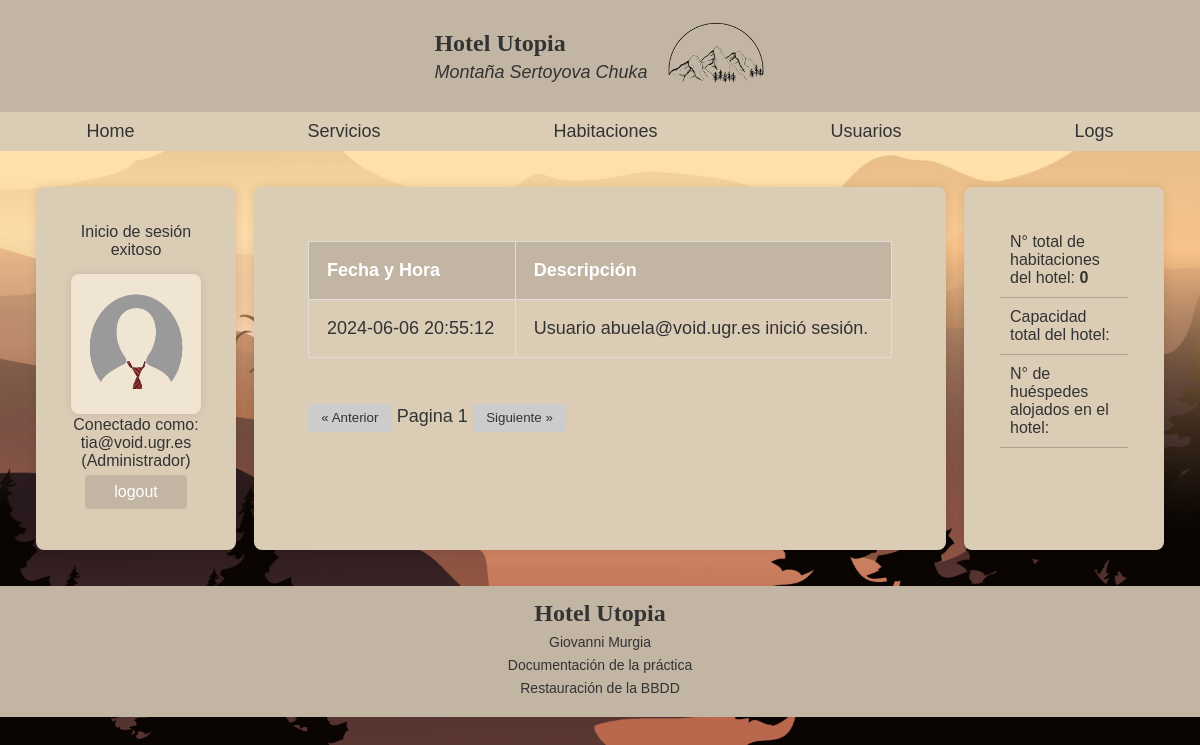
The page /index.php?page=logs (signed in) on the database its author committed.
### tables this page shows
CREATE TABLE `logs` (
  `id` int NOT NULL AUTO_INCREMENT,
  `fecha` timestamp NULL DEFAULT CURRENT_TIMESTAMP,
  `descripcion` text,
  PRIMARY KEY (`id`)
);

### scripts/utils.php (called while the page is built, shortened)
<?php
function get_profile_image($role) {
    switch ($role) {
        case 'Administrador':
            return 'administrator_profile.png';
    }
}
function get_hotel_stats() {
    $db = connectDatabase();
    $stats = [
        'total_habitaciones' => 0,
        'total_capacidad' => 0,
        'total_personas' => 0
    ];
    $query_total_habitaciones = "SELECT COUNT(*) AS total_habitaciones FROM habitaciones";
    if ($result = $db->query($query_total_habitaciones)) {
        $row = $result->fetch_assoc();
        $stats['total_habitaciones'] = $row['total_habitaciones'];
    }
    $query_total_capacidad = "SELECT SUM(capacidad) AS total_capacidad FROM habitaciones";
    if ($result = $db->query($query_total_capacidad)) {
        $row = $result->fetch_assoc();
        $stats['total_capacidad'] = $row['total_capacidad'];
    }
    $query_total_personas = "SELECT SUM(num_personas) AS total_personas FROM reservas WHERE estado = 'Confirmada'";
    if ($result = $db->query($query_total_personas)) {
        $row = $result->fetch_assoc();
        $stats['total_personas'] = $row['total_personas'];
    }
    return $stats;
}
function get_logs($limit, $offset) {
    $db = connectDatabase();
    $stmt = $db->prepare("SELECT fecha, descripcion FROM logs ORDER BY fecha DESC LIMIT ? OFFSET ?");
    $stmt->bind_param("ii", $limit, $offset);
    $stmt->execute();
    $result = $stmt->get_result();
    $logs = $result->fetch_all(MYSQLI_ASSOC);
    return $logs;
}
?>

### pages/logs.php (the view, shortened to what this page needs)
<?php
$logs_per_page = 10;
$current_page = isset($_SESSION['log_page']) ? $_SESSION['log_page'] : 1;
$offset = ($current_page - 1) * $logs_per_page;
$logs = get_logs($logs_per_page, $offset);
?>
<div class="pagination-container">
    <table>
        <thead>
            <tr>
                <th>Fecha y Hora</th>
                <th>Descripción</th>
            </tr>
        </thead>
        <tbody>
            <?php foreach ($logs as $log): ?>
                <tr>
                    <td><?php echo $log['fecha']; ?></td>
                    <td><?php echo $log['descripcion']; ?></td>
                </tr>
            <?php endforeach; ?>
        </tbody>
    </table>
    <div class="pagination-controls">
        <form method="post" action="index.php?page=logs">
            <button type="submit" name="prev" <?php if ($current_page <= 1) echo 'disabled'; ?>>&laquo; Anterior</button>
            <span>Pagina <?php echo $current_page; ?> </span>
            <button type="submit" name="next" <?php if (count($logs) < $logs_per_page) echo 'disabled'; ?>>Siguiente &raquo;</button>
        </form>
    </div>
</div>

### index.php (shortened to what this page needs)
<?php
require_once 'scripts/utils.php';
$hotel_stats = get_hotel_stats();
?>
<!DOCTYPE html>
<html lang="es">
<head>
    <?php
        $page = isset($_GET['page']) ? $_GET['page'] : 'home';
        $allowed_pages = ['home', 'servicios', 'habitaciones', 'reservas', 'usuarios', 'registracion', 'datospersonales', 'logs', 'backup'];
        if (in_array($page, $allowed_pages)) {
            echo '<link rel="stylesheet" href="style/style' . ucfirst($page) . '.css">';
        } else {
            echo '<link rel="stylesheet" href="style/styleHome.css">';
        }
    ?>
</head>
<body>
    <div class="pagina">
        <header>
            <div class="logo-div">
                <section>
                    <h2>Hotel Utopia</h2>
                    <p>Montaña Sertoyova Chuka</p>
                </section>
                <aside>
                    <img id="hotel_logo" src="img_src/utopialogo.png" alt="Logo de Utopia">
                </aside>
            </div>
        </header>
        <nav>
            <ul>
                <li><a href="index.php?page=home">Home</a></li>
                <li><a href="index.php?page=servicios">Servicios</a></li>
                <li><a href="index.php?page=habitaciones">Habitaciones</a></li>
                <?php if (isset($_SESSION['role']) && $_SESSION['role'] != 'Cliente'): ?>
                    <li><a href="index.php?page=usuarios">Usuarios</a></li>
                <?php endif; ?>
                <?php if (isset($_SESSION['role']) && $_SESSION['role'] == 'Administrador'): ?>
                    <li><a href="index.php?page=logs">Logs</a></li>
                <?php endif; ?>
            </ul>
        </nav>
        <div class="main">
            <div class="login sidebar">
                <?php if (isset($_SESSION['email'])): ?>
                    <?php if (isset($_SESSION['success_side'])): ?>
                        <p><?php echo $_SESSION['success_side']; unset($_SESSION['success_side']); ?></p>
                    <?php endif; ?>
                    <a href="index.php?page=datospersonales">
                        <div class="propic">
                            <img src="img_src/<?php echo get_profile_image($_SESSION['role']); ?>" alt="Profile Image" class="profile-img">
                        </div>
                    </a>
                    <p>Conectado como: <?php echo $_SESSION['email']; ?> (<?php echo $_SESSION['role']; ?>)</p>
                    <form action="index.php" method="post">
                        <input type="submit" value="logout">
                    </form>
                <?php endif; ?>
            </div>
            <main>
                <?php
                if (isset($_GET['page'])) {
                    $page = $_GET['page'];
                    switch ($page) {
                        case 'logs':
                            include 'pages/logs.php';
                            break;
                    }
                }
                ?>
            </main>
            <div class="description sidebar">
                <ul>
                    <li>N° total de habitaciones del hotel: <span class="bold"><?php echo $hotel_stats['total_habitaciones']; ?></span></li>
                    <li>Capacidad total del hotel: <span class="bold"><?php echo $hotel_stats['total_capacidad']; ?></span></li>
                    <li>N° de huéspedes alojados en el hotel: <span class="bold"><?php echo $hotel_stats['total_personas']; ?></span></li>
                </ul>
            </div>
        </div>
        <footer>
            <section>
                <ul>
                    <li><h2>Hotel Utopia</h2></li>
                    <li>Giovanni Murgia</li>
                    <li><a href="documentacion.pdf">Documentación de la práctica</a></li>
                    <?php if (isset($_SESSION['role']) && $_SESSION['role'] == 'Administrador'): ?>
                        <li><a href="index.php?page=backup">Restauración de la BBDD</a></li>
                    <?php endif; ?>
                </ul>
            </section>
        </footer>
    </div>
</body>
</html>

### style/styleLogs.css (style rules this page uses)
* { margin: 0; padding: 0; box-sizing: border-box; }
body { height: 100vh; background: rgb(240, 228, 211) url('../img_src/background2.jpeg') no-repeat center center fixed; background-size: cover; font-family: 'Arial', sans-serif; text-align: center; color: #333; font-size: 18px; display: flex; flex-direction: column; margin: 0; }
h2 { font-family: 'Times New Roman', Times, serif; font-size: 24px; margin-bottom: 0.2em; }
header { background: rgb(194, 181, 163); padding: 1em 0; }
header .logo-div { display: flex; align-items: center; justify-content: center; gap: 1em; }
header section { text-align: left; color: #333; }
header section p { font-style: italic; margin-top: 0.2em; }
header aside img { width: 100px; height: auto; }
.main { display: flex; flex-grow: 1; padding: 2em; gap: 1em; }
nav { background: rgb(219, 204, 182); padding: 0; flex: 1 1 100px; }
nav ul { list-style-type: none; display: flex; justify-content: center; padding: 0; margin: 0; }
nav ul li { flex: 1 1 auto; box-sizing: border-box; }
nav ul a { text-decoration: none; color: #333;; display: block; padding: 0.5em 1em; font-size: 18px; }
main { background: rgb(219, 204, 182); padding: 3em; flex: 5; border-radius: 8px; box-shadow: 0 0 10px rgba(0, 0, 0, 0.1); }
table { width: 100%; border-collapse: collapse; margin-bottom: 2em; }
table th, table td { padding: 1em; border: 1px solid #ddd; text-align: left; }
table thead { background-color: rgb(194, 181, 163); color: white; }
.pagination-controls { display: flex; justify-content: space-between; margin-top: 1em; }
.pagination-controls button { text-decoration: none; color: #333; background-color: rgb(194, 181, 163); padding: 0.5em 1em; border-radius: 4px; border: none; cursor: pointer; transition: background-color 0.3s ease; }
.pagination-controls button:disabled { background-color: #ccc; cursor: not-allowed; }
.pagination-controls span { line-height: 2.5; }
.bold { font-weight: bold; }
.sidebar { background: rgb(219, 204, 182); padding: 2em; flex: 1; max-width: 200px; min-width: 200px; border-radius: 8px; box-shadow: 0 0 10px rgba(0, 0, 0, 0.1); }
.propic { display: flex; flex-direction: column; align-items: center; background: rgb(240, 228, 211); padding: 1em; border-radius: 8px; box-shadow: 0 0 10px rgba(0, 0, 0, 0.1); gap: 1em; width: auto; margin-bottom: 2px; }
.profile-img { width: 100px; height: 100px; margin-bottom: 10px; }
.login { display: flex; flex-direction: column; align-items: center; border-radius: 8px; box-shadow: 0 0 10px rgba(0, 0, 0, 0.1); }
.login p { color: #333; font-size: 16px; }
.login form { display: flex; flex-direction: column; align-items: center; width: 100%; }
.login input[type="email"], .login input[type="password"], .login input[type="submit"] { margin: 5px 0; padding: 0.5em; width: 80%; border: 1px solid #ccc; border-radius: 4px; font-size: 16px; }
.login input[type="submit"] { background-color: rgb(194, 181, 163); color: white; border: none; cursor: pointer; transition: background-color 0.3s ease; }
.login a { font-size: 15px; color: #333; text-decoration: none; margin-top: 1em; transition: color 0.3s ease; }
.description { border-radius: 8px; box-shadow: 0 0 10px rgba(0, 0, 0, 0.1); max-width: 200px; }
.description ul { padding: 0; list-style-type: none; }
.description li { text-align: left; padding: 10px; font-size: 16px; border-bottom: 1px solid rgb(173, 161, 143); }
footer { display: flex; flex-direction: column; align-items: center; background: rgb(194, 181, 163); padding: 1em 0; font-size: 14px; color: #333; }
footer ul { list-style-type: none; padding: 0; }
footer ul li { margin-bottom: 0.5em; }
footer ul li a { color: #333; text-decoration: none; transition: color 0.3s ease; }

### rows shown on the page
logs: fecha "2024-06-06 20:55:12", descripcion "Usuario abuela@void.ugr.es inició sesión."

### other values the page prints
$_SESSION['success_side'] "Inicio de sesión exitoso"
$_SESSION['email'] "tia@void.ugr.es"
$_SESSION['role'] "Administrador"
$current_page "1"
$hotel_stats['total_habitaciones'] "0"
